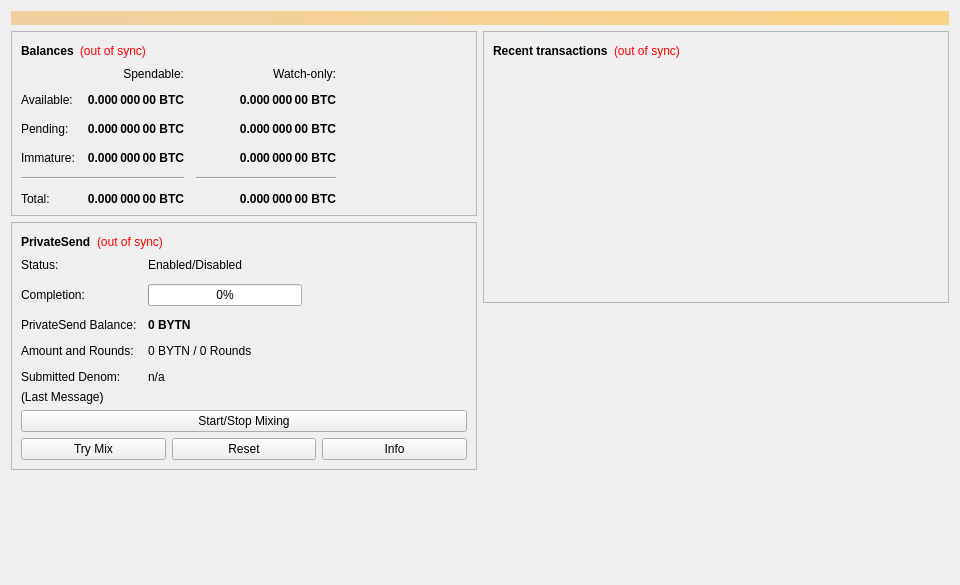
<?xml version="1.0" encoding="UTF-8"?>
<ui version="4.0">
 <class>OverviewPage</class>
 <widget class="QWidget" name="OverviewPage">
  <property name="geometry">
   <rect>
    <x>0</x>
    <y>0</y>
    <width>960</width>
    <height>585</height>
   </rect>
  </property>
  <property name="minimumSize">
   <size>
    <width>960</width>
    <height>0</height>
   </size>
  </property>
  <property name="windowTitle">
   <string>Form</string>
  </property>
  <layout class="QVBoxLayout" name="topLayout">
   <item>
    <widget class="QLabel" name="labelAlerts">
     <property name="visible">
      <bool>false</bool>
     </property>
     <property name="styleSheet">
      <string notr="true">QLabel { background-color: qlineargradient(x1: 0, y1: 0, x2: 1, y2: 0, stop:0 #F0D0A0, stop:1 #F8D488); color:#000000; }</string>
     </property>
     <property name="wordWrap">
      <bool>true</bool>
     </property>
     <property name="margin">
      <number>3</number>
     </property>
     <property name="textInteractionFlags">
      <set>Qt::TextSelectableByMouse</set>
     </property>
    </widget>
   </item>
   <item>
    <layout class="QHBoxLayout" name="horizontalLayout" stretch="1,1">
     <item>
      <layout class="QVBoxLayout" name="verticalLayout_2">
       <item>
        <widget class="QFrame" name="frame">
         <property name="frameShape">
          <enum>QFrame::StyledPanel</enum>
         </property>
         <property name="frameShadow">
          <enum>QFrame::Raised</enum>
         </property>
         <layout class="QVBoxLayout" name="verticalLayout_4">
          <item>
           <layout class="QHBoxLayout" name="horizontalLayout_4">
            <item>
             <widget class="QLabel" name="label_5">
              <property name="font">
               <font>
                <weight>75</weight>
                <bold>true</bold>
               </font>
              </property>
              <property name="text">
               <string>Balances</string>
              </property>
             </widget>
            </item>
            <item>
             <widget class="QLabel" name="labelWalletStatus">
              <property name="toolTip">
               <string>The displayed information may be out of date. Your wallet automatically synchronizes with the BYTN network after a connection is established, but this process has not completed yet.</string>
              </property>
              <property name="styleSheet">
               <string notr="true">QLabel { color: red; }</string>
              </property>
              <property name="text">
               <string notr="true">(out of sync)</string>
              </property>
              <property name="alignment">
               <set>Qt::AlignLeading|Qt::AlignLeft|Qt::AlignVCenter</set>
              </property>
             </widget>
            </item>
            <item>
             <spacer name="horizontalSpacer_3">
              <property name="orientation">
               <enum>Qt::Horizontal</enum>
              </property>
              <property name="sizeHint" stdset="0">
               <size>
                <width>40</width>
                <height>20</height>
               </size>
              </property>
             </spacer>
            </item>
           </layout>
          </item>
          <item>
           <layout class="QGridLayout" name="gridLayout">
            <property name="spacing">
             <number>12</number>
            </property>
            <item row="2" column="2">
             <widget class="QLabel" name="labelWatchPending">
              <property name="font">
               <font>
                <weight>75</weight>
                <bold>true</bold>
               </font>
              </property>
              <property name="cursor">
               <cursorShape>IBeamCursor</cursorShape>
              </property>
              <property name="toolTip">
               <string>Unconfirmed transactions to watch-only addresses</string>
              </property>
              <property name="text">
               <string notr="true">0.000 000 00 BTC</string>
              </property>
              <property name="alignment">
               <set>Qt::AlignRight|Qt::AlignTrailing|Qt::AlignVCenter</set>
              </property>
              <property name="textInteractionFlags">
               <set>Qt::LinksAccessibleByMouse|Qt::TextSelectableByKeyboard|Qt::TextSelectableByMouse</set>
              </property>
             </widget>
            </item>
            <item row="2" column="1">
             <widget class="QLabel" name="labelUnconfirmed">
              <property name="font">
               <font>
                <weight>75</weight>
                <bold>true</bold>
               </font>
              </property>
              <property name="cursor">
               <cursorShape>IBeamCursor</cursorShape>
              </property>
              <property name="toolTip">
               <string>Total of transactions that have yet to be confirmed, and do not yet count toward the spendable balance</string>
              </property>
              <property name="text">
               <string notr="true">0.000 000 00 BTC</string>
              </property>
              <property name="alignment">
               <set>Qt::AlignRight|Qt::AlignTrailing|Qt::AlignVCenter</set>
              </property>
              <property name="textInteractionFlags">
               <set>Qt::LinksAccessibleByMouse|Qt::TextSelectableByKeyboard|Qt::TextSelectableByMouse</set>
              </property>
             </widget>
            </item>
            <item row="3" column="2">
             <widget class="QLabel" name="labelWatchImmature">
              <property name="font">
               <font>
                <weight>75</weight>
                <bold>true</bold>
               </font>
              </property>
              <property name="cursor">
               <cursorShape>IBeamCursor</cursorShape>
              </property>
              <property name="toolTip">
               <string>Mined balance in watch-only addresses that has not yet matured</string>
              </property>
              <property name="text">
               <string notr="true">0.000 000 00 BTC</string>
              </property>
              <property name="alignment">
               <set>Qt::AlignRight|Qt::AlignTrailing|Qt::AlignVCenter</set>
              </property>
              <property name="textInteractionFlags">
               <set>Qt::LinksAccessibleByMouse|Qt::TextSelectableByKeyboard|Qt::TextSelectableByMouse</set>
              </property>
             </widget>
            </item>
            <item row="4" column="0" colspan="2">
             <widget class="Line" name="lineSpendableBalance">
              <property name="orientation">
               <enum>Qt::Horizontal</enum>
              </property>
             </widget>
            </item>
            <item row="4" column="2">
             <widget class="Line" name="lineWatchBalance">
              <property name="sizePolicy">
               <sizepolicy hsizetype="Preferred" vsizetype="Fixed">
                <horstretch>0</horstretch>
                <verstretch>0</verstretch>
               </sizepolicy>
              </property>
              <property name="minimumSize">
               <size>
                <width>140</width>
                <height>0</height>
               </size>
              </property>
              <property name="orientation">
               <enum>Qt::Horizontal</enum>
              </property>
             </widget>
            </item>
            <item row="5" column="0">
             <widget class="QLabel" name="labelTotalText">
              <property name="text">
               <string>Total:</string>
              </property>
             </widget>
            </item>
            <item row="3" column="1">
             <widget class="QLabel" name="labelImmature">
              <property name="font">
               <font>
                <weight>75</weight>
                <bold>true</bold>
               </font>
              </property>
              <property name="cursor">
               <cursorShape>IBeamCursor</cursorShape>
              </property>
              <property name="toolTip">
               <string>Mined balance that has not yet matured</string>
              </property>
              <property name="text">
               <string notr="true">0.000 000 00 BTC</string>
              </property>
              <property name="alignment">
               <set>Qt::AlignRight|Qt::AlignTrailing|Qt::AlignVCenter</set>
              </property>
              <property name="textInteractionFlags">
               <set>Qt::LinksAccessibleByMouse|Qt::TextSelectableByKeyboard|Qt::TextSelectableByMouse</set>
              </property>
             </widget>
            </item>
            <item row="2" column="3">
             <spacer name="horizontalSpacer_2">
              <property name="orientation">
               <enum>Qt::Horizontal</enum>
              </property>
              <property name="sizeHint" stdset="0">
               <size>
                <width>40</width>
                <height>20</height>
               </size>
              </property>
             </spacer>
            </item>
            <item row="3" column="0">
             <widget class="QLabel" name="labelImmatureText">
              <property name="text">
               <string>Immature:</string>
              </property>
             </widget>
            </item>
            <item row="5" column="1">
             <widget class="QLabel" name="labelTotal">
              <property name="font">
               <font>
                <weight>75</weight>
                <bold>true</bold>
               </font>
              </property>
              <property name="cursor">
               <cursorShape>IBeamCursor</cursorShape>
              </property>
              <property name="toolTip">
               <string>Your current total balance</string>
              </property>
              <property name="text">
               <string notr="true">0.000 000 00 BTC</string>
              </property>
              <property name="alignment">
               <set>Qt::AlignRight|Qt::AlignTrailing|Qt::AlignVCenter</set>
              </property>
              <property name="textInteractionFlags">
               <set>Qt::LinksAccessibleByMouse|Qt::TextSelectableByKeyboard|Qt::TextSelectableByMouse</set>
              </property>
             </widget>
            </item>
            <item row="5" column="2">
             <widget class="QLabel" name="labelWatchTotal">
              <property name="font">
               <font>
                <weight>75</weight>
                <bold>true</bold>
               </font>
              </property>
              <property name="cursor">
               <cursorShape>IBeamCursor</cursorShape>
              </property>
              <property name="toolTip">
               <string>Current total balance in watch-only addresses</string>
              </property>
              <property name="text">
               <string notr="true">0.000 000 00 BTC</string>
              </property>
              <property name="alignment">
               <set>Qt::AlignRight|Qt::AlignTrailing|Qt::AlignVCenter</set>
              </property>
              <property name="textInteractionFlags">
               <set>Qt::LinksAccessibleByMouse|Qt::TextSelectableByKeyboard|Qt::TextSelectableByMouse</set>
              </property>
             </widget>
            </item>
            <item row="0" column="2">
             <widget class="QLabel" name="labelWatchonly">
              <property name="text">
               <string>Watch-only:</string>
              </property>
              <property name="alignment">
               <set>Qt::AlignRight|Qt::AlignTrailing|Qt::AlignVCenter</set>
              </property>
             </widget>
            </item>
            <item row="1" column="0">
             <widget class="QLabel" name="labelBalanceText">
              <property name="text">
               <string>Available:</string>
              </property>
             </widget>
            </item>
            <item row="1" column="1">
             <widget class="QLabel" name="labelBalance">
              <property name="font">
               <font>
                <weight>75</weight>
                <bold>true</bold>
               </font>
              </property>
              <property name="cursor">
               <cursorShape>IBeamCursor</cursorShape>
              </property>
              <property name="toolTip">
               <string>Your current spendable balance</string>
              </property>
              <property name="text">
               <string notr="true">0.000 000 00 BTC</string>
              </property>
              <property name="alignment">
               <set>Qt::AlignRight|Qt::AlignTrailing|Qt::AlignVCenter</set>
              </property>
              <property name="textInteractionFlags">
               <set>Qt::LinksAccessibleByMouse|Qt::TextSelectableByKeyboard|Qt::TextSelectableByMouse</set>
              </property>
             </widget>
            </item>
            <item row="1" column="2">
             <widget class="QLabel" name="labelWatchAvailable">
              <property name="font">
               <font>
                <weight>75</weight>
                <bold>true</bold>
               </font>
              </property>
              <property name="cursor">
               <cursorShape>IBeamCursor</cursorShape>
              </property>
              <property name="toolTip">
               <string>Your current balance in watch-only addresses</string>
              </property>
              <property name="text">
               <string notr="true">0.000 000 00 BTC</string>
              </property>
              <property name="alignment">
               <set>Qt::AlignRight|Qt::AlignTrailing|Qt::AlignVCenter</set>
              </property>
              <property name="textInteractionFlags">
               <set>Qt::LinksAccessibleByMouse|Qt::TextSelectableByKeyboard|Qt::TextSelectableByMouse</set>
              </property>
             </widget>
            </item>
            <item row="2" column="0">
             <widget class="QLabel" name="labelPendingText">
              <property name="text">
               <string>Pending:</string>
              </property>
             </widget>
            </item>
            <item row="0" column="1">
             <widget class="QLabel" name="labelSpendable">
              <property name="text">
               <string>Spendable:</string>
              </property>
              <property name="alignment">
               <set>Qt::AlignRight|Qt::AlignTrailing|Qt::AlignVCenter</set>
              </property>
             </widget>
            </item>
           </layout>
          </item>
         </layout>
        </widget>
       </item>
       <item>
        <widget class="QFrame" name="framePrivateSend">
         <property name="layoutDirection">
          <enum>Qt::LeftToRight</enum>
         </property>
         <property name="frameShape">
          <enum>QFrame::StyledPanel</enum>
         </property>
         <property name="frameShadow">
          <enum>QFrame::Raised</enum>
         </property>
         <layout class="QVBoxLayout" name="VerticalLayout_PS1">
          <item>
           <layout class="QHBoxLayout" name="horizontalLayout_5">
            <item>
             <widget class="QLabel" name="labelPrivateSendHeader">
              <property name="font">
               <font>
                <weight>75</weight>
                <bold>true</bold>
               </font>
              </property>
              <property name="text">
               <string>PrivateSend</string>
              </property>
             </widget>
            </item>
            <item>
             <widget class="QLabel" name="labelPrivateSendSyncStatus">
              <property name="toolTip">
               <string>The displayed information may be out of date. Your wallet automatically synchronizes with the BYTN network after a connection is established, but this process has not completed yet.</string>
              </property>
              <property name="styleSheet">
               <string notr="true">QLabel { color: red; }</string>
              </property>
              <property name="text">
               <string notr="true">(out of sync)</string>
              </property>
              <property name="alignment">
               <set>Qt::AlignLeading|Qt::AlignLeft|Qt::AlignVCenter</set>
              </property>
             </widget>
            </item>
            <item>
             <spacer name="horizontalSpacer_4">
              <property name="orientation">
               <enum>Qt::Horizontal</enum>
              </property>
              <property name="sizeHint" stdset="0">
               <size>
                <width>40</width>
                <height>20</height>
               </size>
              </property>
             </spacer>
            </item>
           </layout>
          </item>
          <item>
           <layout class="QFormLayout" name="privateSendFormLayout">
            <property name="fieldGrowthPolicy">
             <enum>QFormLayout::AllNonFixedFieldsGrow</enum>
            </property>
            <property name="horizontalSpacing">
             <number>11</number>
            </property>
            <property name="verticalSpacing">
             <number>12</number>
            </property>
            <item row="0" column="0">
             <widget class="QLabel" name="labelPrivateSendEnabledText">
              <property name="text">
               <string>Status:</string>
              </property>
             </widget>
            </item>
            <item row="0" column="1">
             <widget class="QLabel" name="labelPrivateSendEnabled">
              <property name="text">
               <string>Enabled/Disabled</string>
              </property>
             </widget>
            </item>
            <item row="1" column="0">
             <widget class="QLabel" name="labelCompletitionText">
              <property name="text">
               <string>Completion:</string>
              </property>
             </widget>
            </item>
            <item row="1" column="1">
             <widget class="QProgressBar" name="privateSendProgress">
              <property name="maximumSize">
               <size>
                <width>154</width>
                <height>16777215</height>
               </size>
              </property>
              <property name="value">
               <number>0</number>
              </property>
             </widget>
            </item>
            <item row="2" column="0">
             <widget class="QLabel" name="labelAnonymizedText">
              <property name="text">
               <string>PrivateSend Balance:</string>
              </property>
             </widget>
            </item>
            <item row="2" column="1">
             <widget class="QLabel" name="labelAnonymized">
              <property name="font">
               <font>
                <weight>75</weight>
                <bold>true</bold>
               </font>
              </property>
              <property name="text">
               <string notr="true">0 BYTN</string>
              </property>
             </widget>
            </item>
            <item row="3" column="0">
             <widget class="QLabel" name="labelAmountAndRoundsText">
              <property name="text">
               <string>Amount and Rounds:</string>
              </property>
             </widget>
            </item>
            <item row="3" column="1">
             <widget class="QLabel" name="labelAmountRounds">
              <property name="text">
               <string>0 BYTN / 0 Rounds</string>
              </property>
             </widget>
            </item>
            <item row="4" column="0">
             <widget class="QLabel" name="labelSubmittedDenomText">
              <property name="text">
               <string>Submitted Denom:</string>
              </property>
             </widget>
            </item>
            <item row="4" column="1">
             <widget class="QLabel" name="labelSubmittedDenom">
              <property name="toolTip">
               <string>The denominations you submitted to the Masternode.&lt;br&gt;To mix, other users must submit the exact same denominations.</string>
              </property>
              <property name="text">
               <string>n/a</string>
              </property>
             </widget>
            </item>
           </layout>
          </item>
          <item>
           <layout class="QVBoxLayout" name="VerticalLayout_PS">
            <item>
             <widget class="QLabel" name="labelPrivateSendLastMessage">
              <property name="text">
               <string>(Last Message)</string>
              </property>
              <property name="alignment">
               <set>Qt::AlignLeading|Qt::AlignLeft|Qt::AlignTop</set>
              </property>
              <property name="wordWrap">
               <bool>true</bool>
              </property>
             </widget>
            </item>
            <item>
             <widget class="QPushButton" name="togglePrivateSend">
              <property name="sizePolicy">
               <sizepolicy hsizetype="MinimumExpanding" vsizetype="Fixed">
                <horstretch>0</horstretch>
                <verstretch>0</verstretch>
               </sizepolicy>
              </property>
              <property name="text">
               <string>Start/Stop Mixing</string>
              </property>
             </widget>
            </item>
            <item>
             <layout class="QHBoxLayout" name="horizontalLayout_debugbuttons">
              <item>
               <widget class="QPushButton" name="privateSendAuto">
                <property name="sizePolicy">
                 <sizepolicy hsizetype="MinimumExpanding" vsizetype="Fixed">
                  <horstretch>0</horstretch>
                  <verstretch>0</verstretch>
                 </sizepolicy>
                </property>
                <property name="toolTip">
                 <string>Try to manually submit a PrivateSend request.</string>
                </property>
                <property name="text">
                 <string>Try Mix</string>
                </property>
               </widget>
              </item>
              <item>
               <widget class="QPushButton" name="privateSendReset">
                <property name="sizePolicy">
                 <sizepolicy hsizetype="MinimumExpanding" vsizetype="Fixed">
                  <horstretch>0</horstretch>
                  <verstretch>0</verstretch>
                 </sizepolicy>
                </property>
                <property name="toolTip">
                 <string>Reset the current status of PrivateSend (can interrupt PrivateSend if it's in the process of Mixing, which can cost you money!)</string>
                </property>
                <property name="autoFillBackground">
                 <bool>false</bool>
                </property>
                <property name="text">
                 <string>Reset</string>
                </property>
               </widget>
              </item>
              <item>
               <widget class="QPushButton" name="privateSendInfo">
                <property name="sizePolicy">
                 <sizepolicy hsizetype="MinimumExpanding" vsizetype="Fixed">
                  <horstretch>0</horstretch>
                  <verstretch>0</verstretch>
                 </sizepolicy>
                </property>
                <property name="toolTip">
                 <string>Information about PrivateSend and Mixing</string>
                </property>
                <property name="text">
                 <string>Info</string>
                </property>
               </widget>
              </item>
             </layout>
            </item>
           </layout>
          </item>
         </layout>
        </widget>
       </item>
       <item>
        <spacer name="verticalSpacer">
         <property name="orientation">
          <enum>Qt::Vertical</enum>
         </property>
         <property name="sizeHint" stdset="0">
          <size>
           <width>20</width>
           <height>40</height>
          </size>
         </property>
        </spacer>
       </item>
      </layout>
     </item>
     <item>
      <layout class="QVBoxLayout" name="verticalLayout_3">
       <item>
        <widget class="QFrame" name="frame_2">
         <property name="frameShape">
          <enum>QFrame::StyledPanel</enum>
         </property>
         <property name="frameShadow">
          <enum>QFrame::Raised</enum>
         </property>
         <layout class="QVBoxLayout" name="verticalLayout">
          <item>
           <layout class="QHBoxLayout" name="horizontalLayout_2">
            <item>
             <widget class="QLabel" name="label_4">
              <property name="font">
               <font>
                <weight>75</weight>
                <bold>true</bold>
               </font>
              </property>
              <property name="text">
               <string>Recent transactions</string>
              </property>
             </widget>
            </item>
            <item>
             <widget class="QLabel" name="labelTransactionsStatus">
              <property name="toolTip">
               <string>The displayed information may be out of date. Your wallet automatically synchronizes with the BYTN network after a connection is established, but this process has not completed yet.</string>
              </property>
              <property name="styleSheet">
               <string notr="true">QLabel { color: red; }</string>
              </property>
              <property name="text">
               <string notr="true">(out of sync)</string>
              </property>
              <property name="alignment">
               <set>Qt::AlignLeading|Qt::AlignLeft|Qt::AlignVCenter</set>
              </property>
             </widget>
            </item>
            <item>
             <spacer name="horizontalSpacer">
              <property name="orientation">
               <enum>Qt::Horizontal</enum>
              </property>
              <property name="sizeHint" stdset="0">
               <size>
                <width>40</width>
                <height>20</height>
               </size>
              </property>
             </spacer>
            </item>
           </layout>
          </item>
          <item>
           <widget class="QListView" name="listTransactions">
            <property name="styleSheet">
             <string notr="true">QListView { background: transparent; }</string>
            </property>
            <property name="frameShape">
             <enum>QFrame::NoFrame</enum>
            </property>
            <property name="verticalScrollBarPolicy">
             <enum>Qt::ScrollBarAlwaysOff</enum>
            </property>
            <property name="horizontalScrollBarPolicy">
             <enum>Qt::ScrollBarAlwaysOff</enum>
            </property>
            <property name="selectionMode">
             <enum>QAbstractItemView::NoSelection</enum>
            </property>
           </widget>
          </item>
         </layout>
        </widget>
       </item>
       <item>
        <spacer name="verticalSpacer_2">
         <property name="orientation">
          <enum>Qt::Vertical</enum>
         </property>
         <property name="sizeHint" stdset="0">
          <size>
           <width>20</width>
           <height>40</height>
          </size>
         </property>
        </spacer>
       </item>
      </layout>
     </item>
    </layout>
   </item>
  </layout>
 </widget>
 <resources/>
 <connections/>
</ui>
